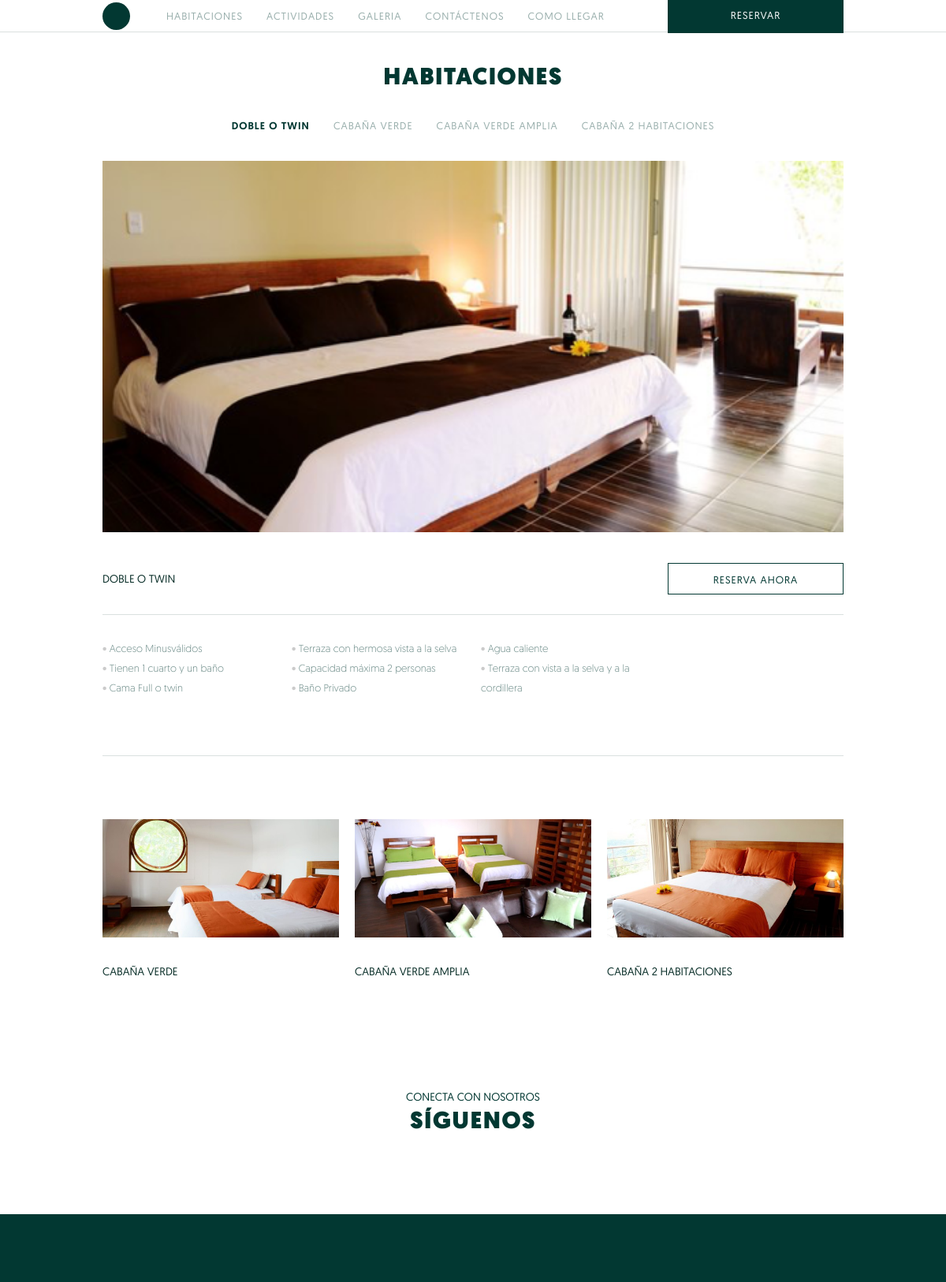
Page /index.php/rooms on the committed database.
### tables this page shows
CREATE TABLE IF NOT EXISTS `rooms` (
  `id` int(100) NOT NULL AUTO_INCREMENT,
  `name` varchar(5000) NOT NULL,
  `img` varchar(5000) NOT NULL,
  `features` varchar(5000) NOT NULL,
  PRIMARY KEY (`id`)
);

### application/controllers/rooms.php (called while the page is built)
<?php if ( ! defined('BASEPATH')) exit('No direct script access allowed');
class Rooms extends CI_Controller {
	public function index()
	{
		$this->load->model('rooms_model');
		$data['rooms'] = $this->rooms_model->getRooms();
		$data['cRoom'] = ($this->uri->segment(3) != "") ? $this->uri->segment(3) : 1;
		$this->load->view('rooms', $data);
	}
}

### index.php (called while the page is built, shortened)
<?php
require_once BASEPATH.'core/CodeIgniter.php';

### application/models/rooms_model.php (called while the page is built, shortened)
<?php
class Rooms_model extends CI_Model {
	function getRooms(){
		$this->db->order_by('id', 'ASC');
		return  $this->db->get('rooms')->result();
	}
}
?>

### application/helpers/utility_helper.php (called while the page is built, shortened)
<?php
function asset_url(){
	return base_url().'assets/';
}
function json_decode_special_chars($string){
	return json_decode(utf8_decode($string));
}
?>

### application/views/rooms.php (the view)
<?php
include("inc/header.php");
?>
</head>
<body>
<?php
include("inc/menu-scroll.php");
?>
<div class="content">
	<h1>HABITACIONES</h1>
	<p class="element-menu">
	<?php
	foreach ($rooms as $room) {
	?>
		<a href="/rooms/index/<?php echo $room->id ?>" title="<?php echo $room->name ?>" <?php echo $cRoom == $room->id ? "class=\"current\"" : "" ?>><?php echo $room->name ?></a>
	<?php
	}
	?>
	</p>
	<?php
	foreach ($rooms as $room) {
		if ($cRoom == $room->id) {
	?>
	<img src="<?php echo asset_url(); ?>img/rooms/<?php echo $room->img ?>" alt="<?php echo $room->name ?>" style="width: 940px; margin-bottom: 35px;" />
	<p class="description-header clear-fix">
		<span class="left"><?php echo $room->name ?></span>
		<a href="#" class="button right">RESERVA AHORA</a>
	</p>
	<ul class="description-list">
				<?php
				$features = json_decode_special_chars($room->features);
				foreach ($features as $feature) {
				?>
		<li><?php echo $feature ?></li>
				<?php
				}
				?>
	</ul>
	<div class="description-image-row clear-fix">
		<?php
		foreach ($rooms as $room) {
			if ($cRoom != $room->id) {
		?>
			<a href="/rooms/index/<?php echo $room->id ?>"><img src="<?php echo asset_url(); ?>img/rooms/<?php echo $room->img ?>" alt="<?php echo $room->name ?>" /><?php echo $room->name ?></a>
		<?php
			}
		}
		?>
	</div>
	<?php
		}
	}
	?>
</div>
<?php
include("inc/home-footer.php");
?>

### rows in the picture
rooms: name "DOBLE O TWIN", img (picture), features "Acceso Minusválidos", features "Tienen 1 cuarto y un baño", features "Cama Full o twin", features "Terraza con hermosa vista a la selva", features "Capacidad máxima 2 personas", features "Baño Privado", features "Agua caliente", features "Terraza con vista a la selva y a la cordillera"
rooms: name "CABAÑA VERDE", img (picture)
rooms: name "CABAÑA VERDE AMPLIA", img (picture)
rooms: name "CABAÑA 2 HABITACIONES", img (picture)
